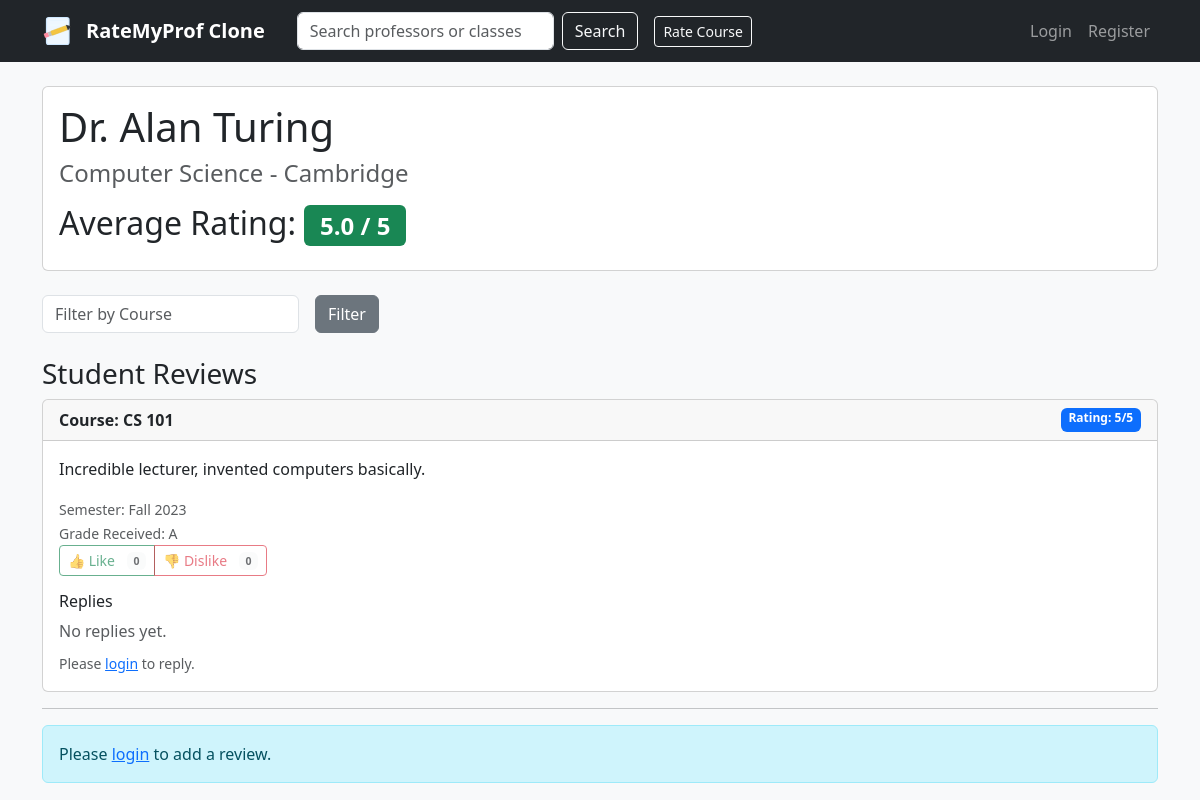
Page /professor/1 on the earlier database version.
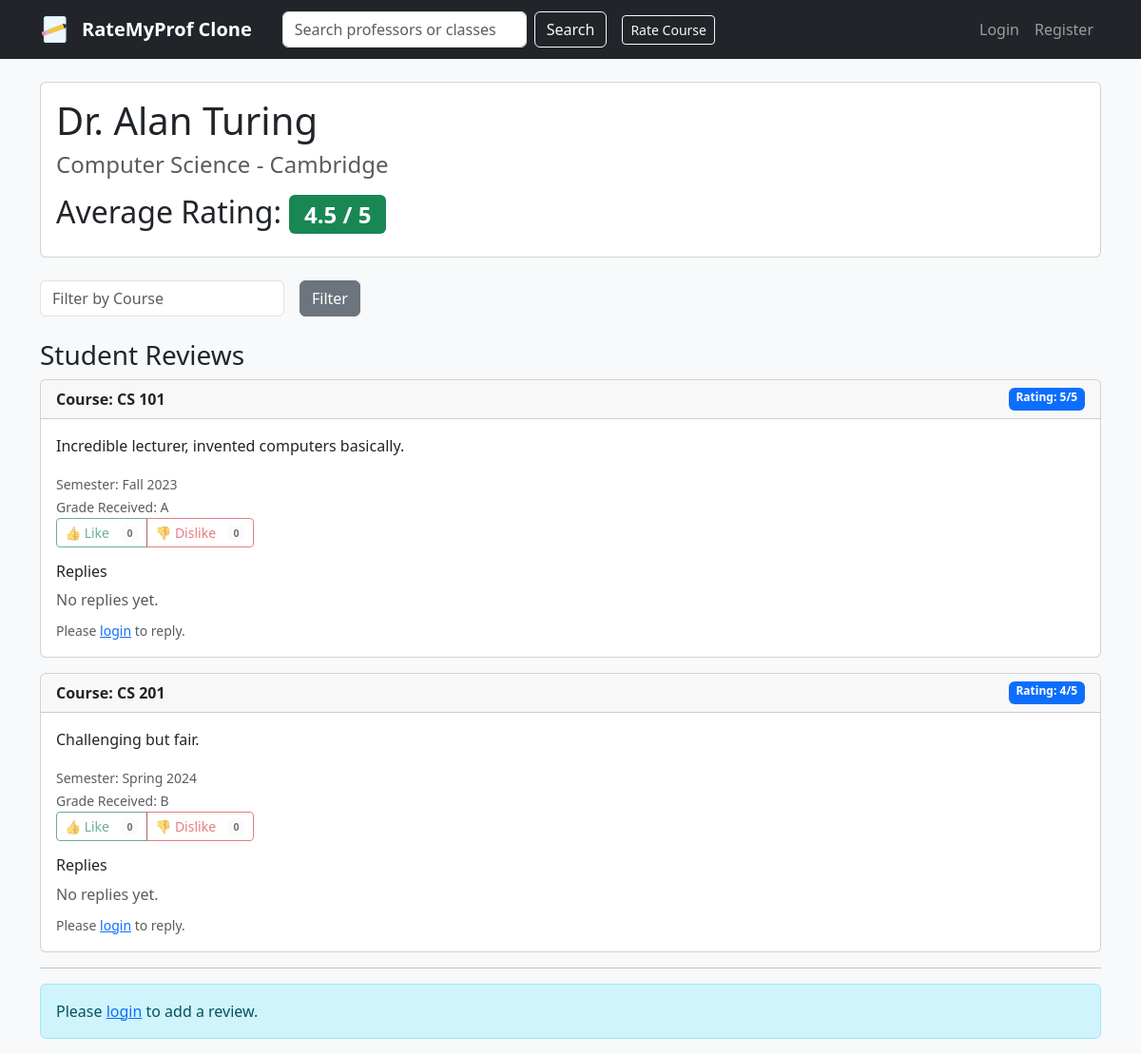
Same page on the later database version.
### app.py (models this page shows)
class Professor(db.Model):
    __tablename__ = 'professors'
    id = db.Column(db.Integer, primary_key=True)
    name = db.Column(db.String(100), nullable=False)
    department = db.Column(db.String(100))
    university = db.Column(db.String(100))
    user_id = db.Column(db.Integer, db.ForeignKey('users.id'), nullable=True)
    reviews = db.relationship('Review', backref='professor', lazy=True)
    user = db.relationship('User', backref='professor_profile', uselist=False)

class Review(db.Model):
    __tablename__ = 'reviews'
    id = db.Column(db.Integer, primary_key=True)
    user_id = db.Column(db.Integer, db.ForeignKey('users.id'), nullable=True)
    professor_id = db.Column(db.Integer, db.ForeignKey('professors.id'), nullable=False)
    course_code = db.Column(db.String(20), nullable=False)
    rating = db.Column(db.Integer, nullable=False)
    comment = db.Column(db.Text)
    grade = db.Column(db.String(5), nullable=True)
    semester = db.Column(db.String(10), nullable=True)
    year = db.Column(db.Integer, nullable=True)
    created_at = db.Column(db.DateTime, default=datetime.utcnow)
    votes = db.relationship('ReviewVote', backref='review', lazy=True)
    user = db.relationship('User', backref='reviews', uselist=False)
    replies = db.relationship('ReviewReply', backref='review', lazy=True)

### app.py (the view)
@app.route('/professor/<int:id>', methods=['GET', 'POST'])
def professor_detail(id):
    professor = Professor.query.get_or_404(id)
    course_filter = request.args.get('course')
    if course_filter:
        reviews = Review.query.filter_by(professor_id=id, course_code=course_filter).all()
    else:
        reviews = professor.reviews
    avg_rating = 0
    if reviews:
        avg_rating = sum([r.rating for r in reviews]) / len(reviews)
    for r in reviews:
        r.likes_count = ReviewVote.query.filter_by(review_id=r.id, vote_type=1).count()
        r.dislikes_count = ReviewVote.query.filter_by(review_id=r.id, vote_type=-1).count()
        if current_user.is_authenticated:
            v = ReviewVote.query.filter_by(review_id=r.id, user_id=current_user.id).first()
            r.user_vote = v.vote_type if v else 0
        else:
            r.user_vote = 0
        r.replies_list = ReviewReply.query.filter_by(review_id=r.id).order_by(ReviewReply.created_at.asc()).all()
    return render_template('professor_detail.html', professor=professor, reviews=reviews, avg_rating=round(avg_rating, 1))

### templates/professor_detail.html (shortened to what this page needs)
{% extends "base.html" %}
{% block content %}
<div class="card mb-4">
    <div class="card-body">
        <h1>{{ professor.name }}</h1>
        <h4 class="text-muted">{{ professor.department }} - {{ professor.university }}</h4>
        <h2 class="mt-3">Average Rating: <span class="badge bg-success">{{ avg_rating }} / 5</span></h2>
    </div>
</div>
<form method="GET" action="{{ url_for('professor_detail', id=professor.id) }}" class="row g-3 mb-4">
    <div class="col-auto">
        <input type="text" name="course" class="form-control"
               placeholder="Filter by Course"
               value="{{ request.args.get('course', '') }}">
    </div>
    <div class="col-auto">
        <button type="submit" class="btn btn-secondary">Filter</button>
    </div>
</form>
<h3>Student Reviews</h3>
{% for review in reviews %}
<div class="card mb-3">
    <div class="card-header d-flex justify-content-between">
        <strong>Course: {{ review.course_code }}</strong>
        <span class="badge bg-primary">Rating: {{ review.rating }}/5</span>
    </div>
    <div class="card-body">
        <p class="card-text">{{ review.comment }}</p>
        {% if review.semester and review.year %}
            <div><small class="text-muted">Semester: {{ review.semester }} {{ review.year }}</small></div>
        {% endif %}
        {% if review.grade %}
            <div><small class="text-muted">Grade Received: {{ review.grade }}</small></div>
        {% endif %}
        <div class="btn-group" role="group">
            {% if current_user.is_authenticated %}
                <button id="like-btn-{{ review.id }}" type="button" class="btn {% if review.user_vote == 1 %}btn-success{% else %}btn-outline-success{% endif %} btn-sm" onclick="vote({{ review.id }}, 1)">
                    👍 Like <span id="likes-{{ review.id }}" class="badge bg-light text-dark ms-2">{{ review.likes_count }}</span>
                </button>
                <button id="dislike-btn-{{ review.id }}" type="button" class="btn {% if review.user_vote == -1 %}btn-danger{% else %}btn-outline-danger{% endif %} btn-sm" onclick="vote({{ review.id }}, -1)">
                    👎 Dislike <span id="dislikes-{{ review.id }}" class="badge bg-light text-dark ms-2">{{ review.dislikes_count }}</span>
                </button>
            {% else %}
                <button id="like-btn-{{ review.id }}" type="button" class="btn btn-outline-success btn-sm" disabled>
                    👍 Like <span id="likes-{{ review.id }}" class="badge bg-light text-dark ms-2">{{ review.likes_count }}</span>
                </button>
                <button id="dislike-btn-{{ review.id }}" type="button" class="btn btn-outline-danger btn-sm" disabled>
                    👎 Dislike <span id="dislikes-{{ review.id }}" class="badge bg-light text-dark ms-2">{{ review.dislikes_count }}</span>
                </button>
            {% endif %}
        </div>
        <div class="mt-3">
            <h6>Replies</h6>
            {% if review.replies_list and review.replies_list|length > 0 %}
                {% for reply in review.replies_list %}
                    <div class="border rounded p-2 mb-2 bg-white">
                        <div class="d-flex justify-content-between">
                            <div><strong>Anonymous</strong></div>
                            <small class="text-muted">{{ reply.created_at.strftime('%Y-%m-%d %H:%M') }}</small>
                        </div>
                        <div>{{ reply.comment }}</div>
                    </div>
                {% endfor %}
            {% else %}
                <div class="text-muted">No replies yet.</div>
            {% endif %}
            {% if current_user.is_authenticated %}
                <form method="POST" action="{{ url_for('add_reply', review_id=review.id) }}" class="mt-2">
                    <div class="mb-2">
                        <textarea name="reply_comment" rows="2" class="form-control" placeholder="Write a reply..." required></textarea>
                    </div>
                    <button type="submit" class="btn btn-sm btn-secondary">Reply</button>
                </form>
            {% else %}
                <div class="mt-2"><small class="text-muted">Please <a href="{{ url_for('login') }}">login</a> to reply.</small></div>
            {% endif %}
        </div>
    </div>
</div>
{% else %}
    <p>No reviews yet. Be the first!</p>
{% endfor %}
<hr>
{% if current_user.is_authenticated %}
<div class="card bg-light">
    <div class="card-body">
        <h4>Write a Review</h4>
        <form method="POST" action="{{ url_for('add_review', id=professor.id) }}">
            <div class="mb-3">
                <label>Course Code</label>
                <input type="text" name="course" class="form-control" required placeholder="e.g. MATH 201">
            </div>
            <div class="row mb-3">
                <div class="col-md-4">
                    <label>Semester</label>
                    <select name="semester" class="form-select">
                        <option value="">--</option>
                        <option value="Fall">Fall</option>
                        <option value="Spring">Spring</option>
                        <option value="Summer">Summer</option>
                    </select>
                </div>
                <div class="col-md-4">
                    <label>Year</label>
                    <input type="number" name="year" min="1970" max="2100" class="form-control" placeholder="2024">
                </div>
                <div class="col-md-4">
                    <label>Grade (optional)</label>
                    <input type="text" name="grade" class="form-control" placeholder="A, A-, B+">
                </div>
            </div>
            <div class="mb-3">
                <label>Rating (1-5)</label>
                <select name="rating" class="form-select">
                    <option value="5">5 - Excellent</option>
                    <option value="4">4 - Good</option>
                    <option value="3">3 - Average</option>
                    <option value="2">2 - Poor</option>
                    <option value="1">1 - Terrible</option>
                </select>
            </div>
            <div class="mb-3">
                <label>Comment</label>
                <textarea name="comment" class="form-control" rows="3"></textarea>
            </div>
            <button type="submit" class="btn btn-success">Submit Review</button>
        </form>
    </div>
</div>
{% else %}
    <div class="alert alert-info">Please <a href="{{ url_for('login') }}">login</a> to add a review.</div>
{% endif %}
{% endblock %}

### templates/base.html (shortened to what this page needs)
<!DOCTYPE html>
<html lang="en">
<head>
    <link href="https://cdn.jsdelivr.net/npm/bootstrap@5.3.0/dist/css/bootstrap.min.css" rel="stylesheet">
</head>
<body class="bg-light">
    <nav class="navbar navbar-expand-lg navbar-dark bg-dark mb-4">
        <div class="container">
            <a class="navbar-brand d-flex align-items-center" href="{{ url_for('home') }}">
                <span class="fw-bold">RateMyProf Clone</span>
            </a>
            <div class="d-flex ms-3 me-auto align-items-center">
                <form class="d-flex" method="get" action="{{ url_for('search') }}">
                    <input class="form-control me-2" type="search" name="q" placeholder="Search professors or classes" aria-label="Search">
                    <button class="btn btn-outline-light" type="submit">Search</button>
                </form>
                <a class="btn btn-outline-light btn-sm ms-3" href="{{ url_for('rate_class') }}">Rate Course</a>
            </div>
            <div class="navbar-nav ms-auto">
                {% if current_user.is_authenticated %}
                    <span class="nav-item nav-link text-light">Hello, {{ current_user.username }}</span>
                    {% if current_user.role == 'admin' %}
                        <a class="nav-item nav-link" href="{{ url_for('admin_reviews') }}">Admin</a>
                    {% endif %}
                    {% if current_user.role == 'professor' %}
                        <a class="nav-item nav-link" href="{{ url_for('professor_dashboard') }}">Home</a>
                        <a class="nav-item nav-link" href="{{ url_for('home', view='others') }}">Browse Professors</a>
                    {% endif %}
                    <a class="nav-item nav-link" href="{{ url_for('logout') }}">Logout</a>
                {% else %}
                    <a class="nav-item nav-link" href="{{ url_for('login') }}">Login</a>
                    <a class="nav-item nav-link" href="{{ url_for('register') }}">Register</a>
                {% endif %}
            </div>
        </div>
    </nav>
    <div class="container">
        {% block content %}{% endblock %}
    </div>
</body>
</html>

Differences in the rows shown:
added Review: course_code "CS 201", rating "4", comment "Challenging but fair.", semester "Spring", year "2024", grade "B", likes_count "0", dislikes_count "0"
Other differences:
{{ avg_rating }}: "5.0" → "4.5"
